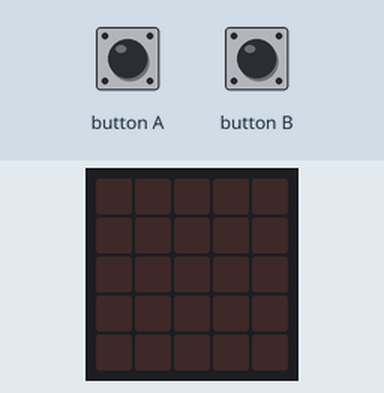
A program run on a simulated BBC micro:bit (MakeCode). Parts: the board's 5×5 LED display. The test bench sets the inputs (shaded band).

Above: at 1.2 s.
1.3 s: button A pressed for 0.15 s
At 1.7 s:
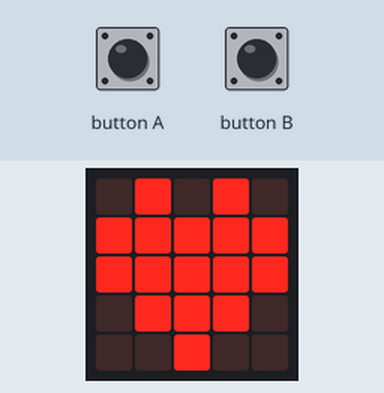
4.4 s: button B pressed for 0.15 s
At 5.3 s:
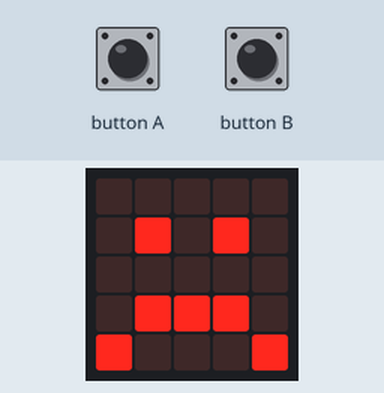
Timing chart, 0 to 7.4 s (numbered marks = the images above; inputs shaded):
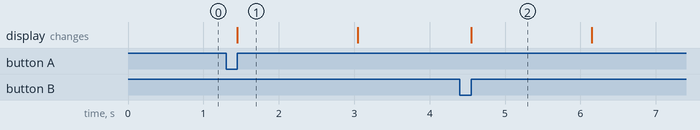

The program:

main.ts
```typescript
input.onButtonPressed(Button.A, function () {
    basic.showIcon(IconNames.Heart)
    basic.pause(1000)
    basic.clearScreen()
})
input.onButtonPressed(Button.B, function () {
    basic.showIcon(IconNames.Sad)
    basic.pause(1000)
    basic.clearScreen()
})
```

test.ts
```typescript
// aquí va el archivo "tests"; esto no se compilará cuando este paquete se utilice como una extensión.
```

Measured:
- after the input at 1.3 s, the display: changes after 0.15 s (image 1)
- after the input at 4.4 s, the display: changes after 0.15 s (image 2)
- what the display in image 1 shows lasts 1.6 s, from 1.5 s to 3.1 s
